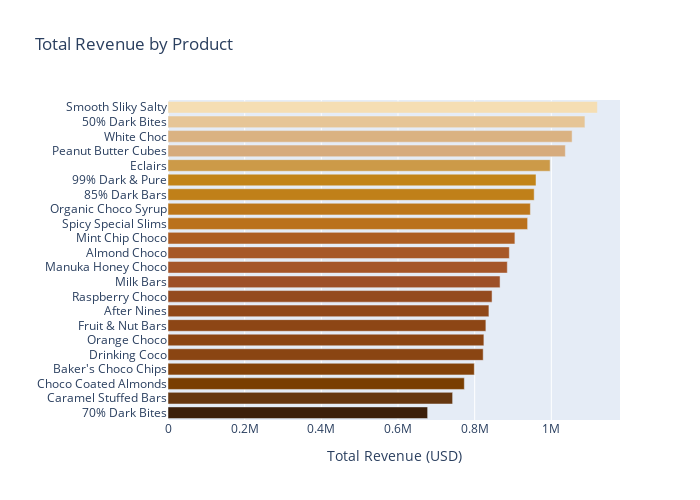

Write notebook code for a chart like this one.
### Markdown cell above
## Visualization 1: Total Revenue by Product

This bar chart ranks all products by total revenue, allowing the director to quickly spot which products are the top revenue drivers and which may need promotional support or discontinuation.

### Code cell
product_stats = (
    df.groupby("Product")
    .agg(Total_Revenue=("Amount", "sum"), Total_Boxes=("Boxes Shipped", "sum"))
    .reset_index()
)

chocolate_colors = ["#3B1F0B", "#5C3317", "#7B3F00", "#8B4513",
                    "#A0522D", "#B5651D", "#C68E17", "#D2A679",
                    "#DEB887", "#F5DEB3"]

fig = px.bar(
    product_stats.sort_values("Total_Revenue", ascending=True),
    x="Total_Revenue",
    y="Product",
    orientation="h",
    title="Total Revenue by Product",
    labels={"Total_Revenue": "Total Revenue (USD)", "Product": ""},
    hover_data=["Product", "Total_Revenue"],
    color="Total_Revenue",
    color_continuous_scale=chocolate_colors,
    width=700,
    height=500,
)
fig.update_layout(coloraxis_showscale=False)
fig.show()

### Figure 1 — Plotly figure (JSON) as saved in the notebook; plotly's stock layout.template omitted (floating-point values rounded to 4 significant figures)
{"data": [{"hovertemplate": "Total Revenue (USD)=%{marker.color}<br>=%{y}<extra></extra>", "legendgroup": "", "marker": {"color": [677300.0, 742500.0, 773100.0, 799100.0, 822200.0, 824100.0, 829300.0, 837200.0, 845400.0, 866300.0, 885200.0, 890500.0, 905000.0, 938100.0, 945300.0, 955300.0, 960000.0, 996900.0, 1037000.0, 1054000.0, 1088000.0, 1120000.0], "coloraxis": "coloraxis", "pattern": {"shape": ""}}, "name": "", "orientation": "h", "showlegend": false, "textposition": "auto", "type": "bar", "x": [677300.0, 742500.0, 773100.0, 799100.0, 822200.0, 824100.0, 829300.0, 837200.0, 845400.0, 866300.0, 885200.0, 890500.0, 905000.0, 938100.0, 945300.0, 955300.0, 960000.0, 996900.0, 1037000.0, 1054000.0, 1088000.0, 1120000.0], "xaxis": "x", "y": ["70% Dark Bites", "Caramel Stuffed Bars", "Choco Coated Almonds", "Baker's Choco Chips", "Drinking Coco", "Orange Choco", "Fruit & Nut Bars", "After Nines", "Raspberry Choco", "Milk Bars", "Manuka Honey Choco", "Almond Choco", "Mint Chip Choco", "Spicy Special Slims", "Organic Choco Syrup", "85% Dark Bars", "99% Dark & Pure", "Eclairs", "Peanut Butter Cubes", "White Choc", "50% Dark Bites", "Smooth Sliky Salty"], "yaxis": "y"}], "layout": {"barmode": "relative", "coloraxis": {"colorbar": {"title": {"text": "Total Revenue (USD)"}}, "colorscale": [[0, "#3B1F0B"], [0.1111, "#5C3317"], [0.2222, "#7B3F00"], [0.3333, "#8B4513"], [0.4444, "#A0522D"], [0.5556, "#B5651D"], [0.6667, "#C68E17"], [0.7778, "#D2A679"], [0.8889, "#DEB887"], [1, "#F5DEB3"]], "showscale": false}, "height": 500, "legend": {"tracegroupgap": 0}, "title": {"text": "Total Revenue by Product"}, "width": 700, "xaxis": {"anchor": "y", "domain": [0, 1], "title": {"text": "Total Revenue (USD)"}}, "yaxis": {"anchor": "x", "domain": [0, 1], "title": {"text": ""}}}}
